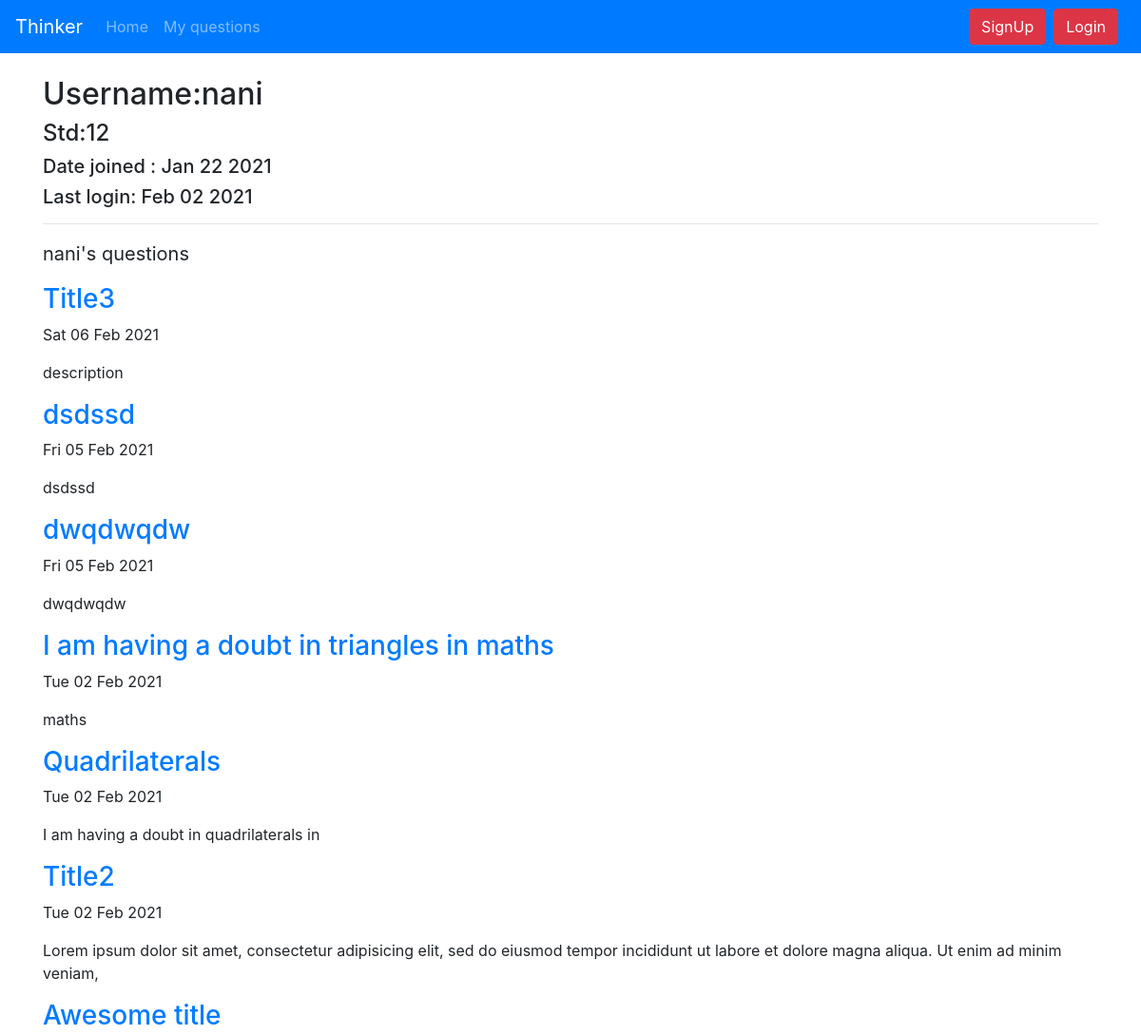
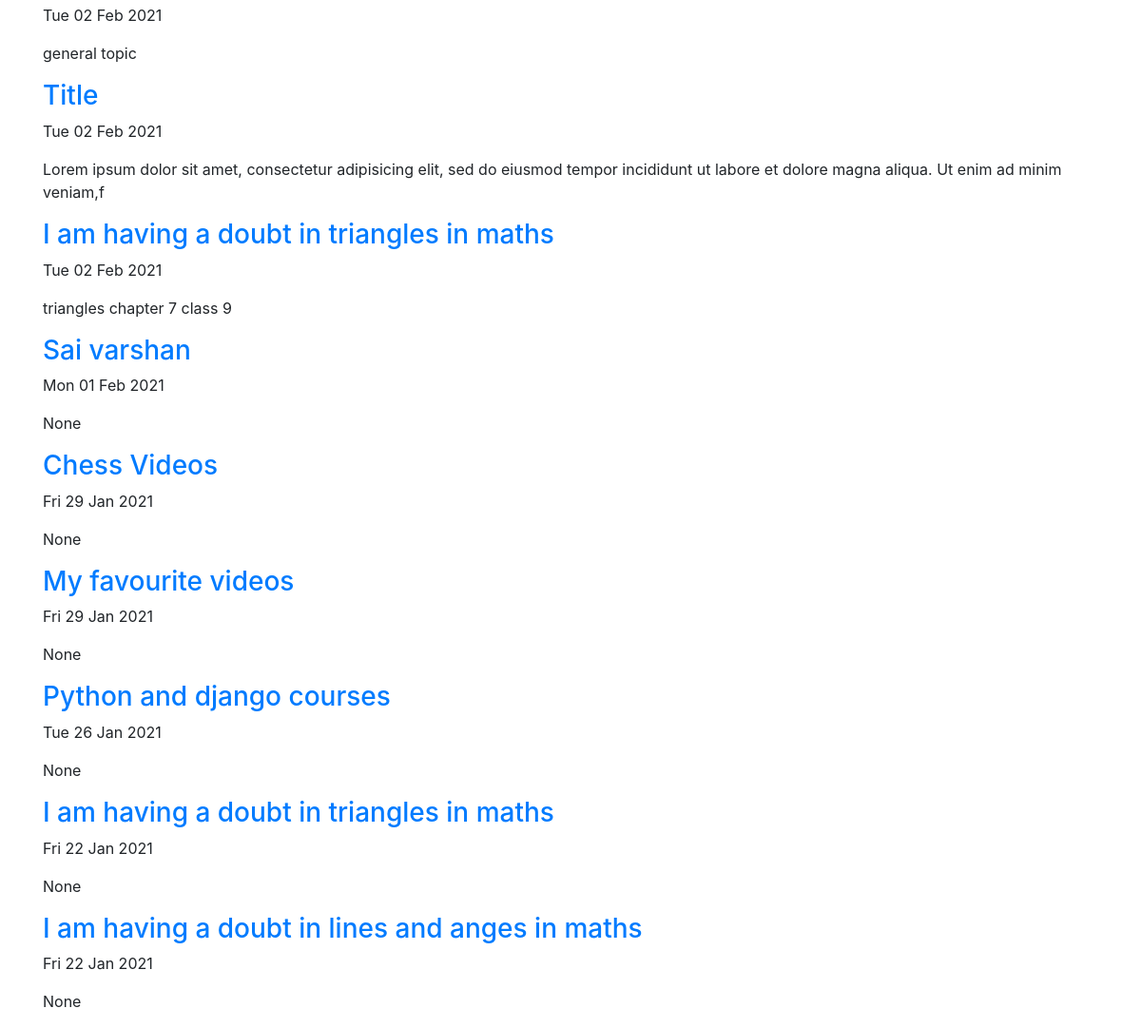
/user/nani/, run on the app's committed database (2 pictures, top to bottom).
### users/models.py (models this page shows, shortened)
class userprofile(models.Model):
    user = models.OneToOneField(User,on_delete=models.CASCADE)
    is_verified = models.BooleanField(default=False)
    choices = (('1','1'),('2','2'),('3','3'),('4','4'),('5','5'),('6','6'),('7','7'),('8','8'),('9','9'),('10','10'),('11','11'),('12','12'),('College','College'),('work','work'))
    showing_email = models.BooleanField(default=False,verbose_name="Show your Email to others:")
    std = models.CharField(max_length=7,choices= choices,help_text='Required')
    description = models.TextField(max_length=255,blank=True,null=True)
    auth_token = models.CharField(max_length=100,default='e8372d63-c78c-45e7-97e1-6c31d6e5ce35')

### question/models.py (models this page shows, shortened)
class question(models.Model):
    username = models.ForeignKey(userprofile,blank=True,on_delete=models.CASCADE,null=True)
    title = models.CharField(max_length=150,help_text='*required')
    description = models.CharField(max_length=150,null=True,help_text='*required')
    date = models.DateTimeField(auto_now_add=True)
    categories = (('maths','maths'),('biology','biology'),('physics','physics'),('chemistry','chemistry'),('history','history'),('geography','geography'),('democratic politics','democratic politics'),('economics','economics'),('english','english'),
                  ('Computer science','Computer science'),('Tamil','Tamil'),('Hindi','Hindi'),('General','General'))
    category = models.CharField(max_length=100,choices=categories,default='maths',help_text='*required')
    image1 = models.ImageField(upload_to="question/images/",blank=True,null=True)
    image2 = models.ImageField(upload_to="question/images/",blank=True,null=True)
    image3 = models.ImageField(upload_to="question/images/",blank=True,null=True)
    file = models.FileField(upload_to='question/files/',blank=True)
    question = models.TextField(max_length=None,help_text='*required')
    upvote = models.ManyToManyField(userprofile,blank=True,related_name="upvoted_question")
    views = models.PositiveIntegerField(default=0)
    user_viewed =  models.ManyToManyField(userprofile,blank=True,related_name="viewd_question")
    reported_users = models.ManyToManyField(userprofile,blank=True,related_name="report_question")
    report = models.PositiveIntegerField(default=0)
    bookmark_question = models.ManyToManyField(userprofile,blank=True,related_name="bookmark_question")
    user_ip = models.TextField(default='first_user')

### users/views.py (the view)
# urls.py: path('<str:username>/',views.userprofilepage,name="user_profile_page"),
def userprofilepage(request,username):
    try:
        username = userprofile.objects.get(user__username=username)
        user_questions = question.objects.filter(username=username).order_by('-date')
        return render(request,'users/user_profile.html',{'questions':user_questions,
                                                         'username':username })
    except:
        raise Http404

### users/templates/users/user_profile.html (shortened to what this page needs)
{% extends "users/base.html" %}
{% block content %}
<br>
<div class="userprofile_information">
  <div class="username">
    <h2>Username:{{ username.user }}</h2>
  </div>
  <div class="school">
    <h4>Std:{{ username.std }}</h4>
  </div>
  <div class="date_joined">
    {% if username.user.date_joined %}
    <h5>Date joined : {{ username.user.date_joined|date:'M d Y' }}</h5>
    {% endif %}
  </div>
  <div class="last_login">
    {% if username.user.last_login %}
    <h5>Last login: {{ username.user.last_login|date:'M d Y' }}</h5>
    {% endif %}
  </div>
</div>
<hr>
<div class="userprofile_questions">
  <p style="font-size:20px;font-weight:30px">{{ username.user }}'s questions </p>
  {% for question in questions %}
  <a class="title" href="{% url 'question:viewquestion' question.id %}"><h3>{{ question.title }}</h3></a>
  <p>{{ question.date|date:"D d M Y" }}</p>
  <p>{{ question.description|truncatechars:150 }}</p>
  {% empty %}
  <div class="jumbotron">
    <p>The user did not ask any questions</p>
  </div>
  {% endfor %}
</div>
{% endblock %}

### users/templates/users/base.html (style rules this page uses)
body { font-size: 16px; background-image: url(https://encrypted-tbn0.gstatic.com/images?q=tbn:ANd9GcRjK8RgPhUofA_D-3ioqeXlOn-fr3ISsH4zng&usqp=CAU); background-size: cover; }

### data on the page
userprofile: user "nani", std "12", user.date_joined "Jan 22 2021", user.last_login "Feb 02 2021"
question: title "Title3", date "Sat 06 Feb 2021", description "description"
question: title "dsdssd", date "Fri 05 Feb 2021", description "dsdssd"
question: title "dwqdwqdw", date "Fri 05 Feb 2021", description "dwqdwqdw"
question: title "I am having a doubt in triangles in maths", date "Tue 02 Feb 2021", description "maths"
question: title "Quadrilaterals", date "Tue 02 Feb 2021", description "I am having a doubt in quadrilaterals in"
question: title "Title2", date "Tue 02 Feb 2021", description "Lorem ipsum dolor sit amet, consectetur adipisicing elit, sed do eiusmod tempor incididunt ut labore et dolore magna aliqua. Ut enim ad minim veniam,"
question: title "Awesome title", date "Tue 02 Feb 2021", description "general topic"
question: title "Title", date "Tue 02 Feb 2021", description "Lorem ipsum dolor sit amet, consectetur adipisicing elit, sed do eiusmod tempor incididunt ut labore et dolore magna aliqua. Ut enim ad minim veniam,f"
question: title "I am having a doubt in triangles in maths", date "Tue 02 Feb 2021", description "triangles chapter 7 class 9"
question: title "Sai varshan", date "Mon 01 Feb 2021", description "None"
question: title "Chess Videos", date "Fri 29 Jan 2021", description "None"
question: title "My favourite videos", date "Fri 29 Jan 2021", description "None"
question: title "Python and django courses", date "Tue 26 Jan 2021", description "None"
question: title "I am having a doubt in triangles in maths", date "Fri 22 Jan 2021", description "None"
question: title "I am having a doubt in lines and anges in maths", date "Fri 22 Jan 2021", description "None"
